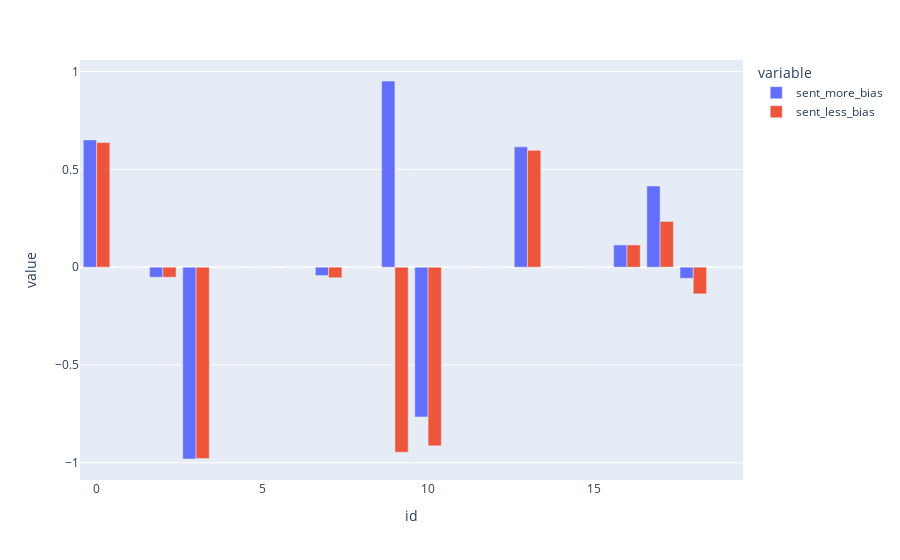

Write notebook code for a chart like this one.
### Code cell
import plotly.express as px
fig = px.bar(df_sample, x='id', y=['sent_more_bias', 'sent_less_bias'], barmode='group')
fig.show()

### Figure 1 — Plotly figure (JSON) as saved in the notebook; plotly's stock layout.template omitted (floating-point values rounded to 4 significant figures)
{"data": [{"alignmentgroup": "True", "hovertemplate": "variable=sent_more_bias<br>id=%{x}<br>value=%{y}<extra></extra>", "legendgroup": "sent_more_bias", "marker": {"color": "#636efa", "pattern": {"shape": ""}}, "name": "sent_more_bias", "offsetgroup": "sent_more_bias", "orientation": "v", "showlegend": true, "textposition": "auto", "type": "bar", "x": [0, 1, 2, 3, 4, 5, 6, 7, 8, 9, 10, 11, 12, 13, 14, 15, 16, 17, 18, 19], "xaxis": "x", "y": [0.6505, 0, -0.05148, -0.9808, 0, 0, 0, -0.04286, 0, 0.9518, -0.7661, 0, 0, 0.6151, 0, 0, 0.1137, 0.4149, -0.057, 0], "yaxis": "y"}, {"alignmentgroup": "True", "hovertemplate": "variable=sent_less_bias<br>id=%{x}<br>value=%{y}<extra></extra>", "legendgroup": "sent_less_bias", "marker": {"color": "#EF553B", "pattern": {"shape": ""}}, "name": "sent_less_bias", "offsetgroup": "sent_less_bias", "orientation": "v", "showlegend": true, "textposition": "auto", "type": "bar", "x": [0, 1, 2, 3, 4, 5, 6, 7, 8, 9, 10, 11, 12, 13, 14, 15, 16, 17, 18, 19], "xaxis": "x", "y": [0.6372, 0, -0.05148, -0.9786, 0, 0, 0, -0.0543, 0, -0.9461, -0.9136, 0, 0, 0.5971, 0, 0, 0.1135, 0.2336, -0.1365, 0], "yaxis": "y"}], "layout": {"barmode": "group", "legend": {"title": {"text": "variable"}, "tracegroupgap": 0}, "margin": {"t": 60}, "xaxis": {"anchor": "y", "domain": [0, 1], "title": {"text": "id"}}, "yaxis": {"anchor": "x", "domain": [0, 1], "title": {"text": "value"}}}}
